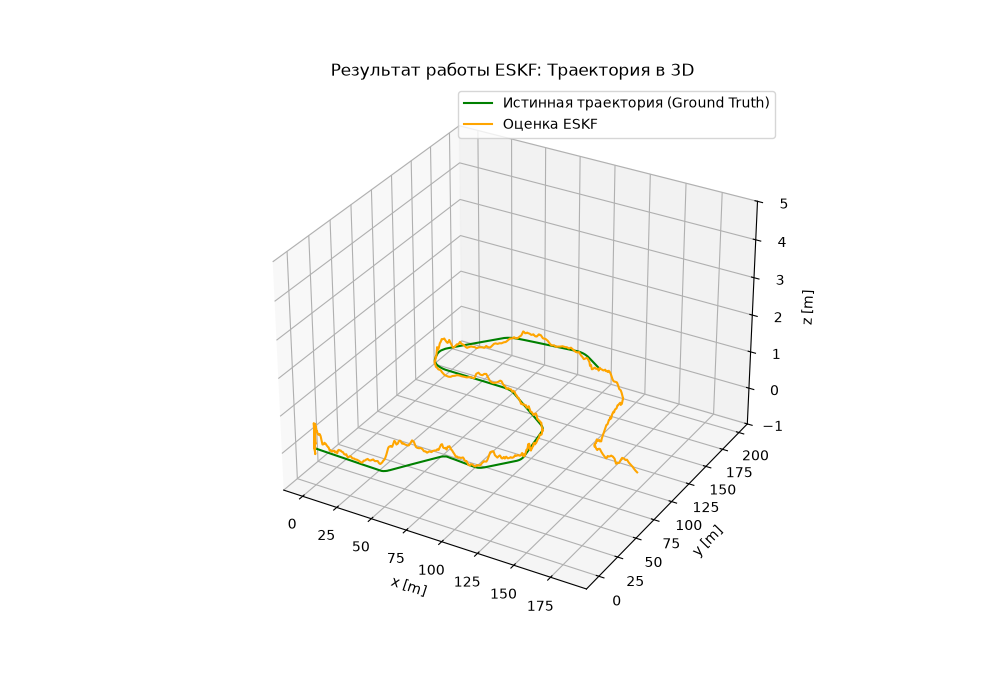

Write Python code to recreate this figure.
import pickle
import numpy as np
from importlib.machinery import SourceFileLoader
import matplotlib.pyplot as plt
from scipy.spatial.transform import Rotation


def get_lidar_data(current_time, lt, threshold=0.1):
    """Поиск индекса измерения Лидара, попавшего в окно синхронизации."""
    for i, time in enumerate(lt):
        if abs(current_time - time) <= threshold:
            return i
    return None


def get_gnss_data(current_time, gnt, threshold=0.1):
    """Поиск индекса измерения GNSS, попавшего в окно синхронизации."""
    # ИСПРАВЛЕНО: Теперь цикл идет строго по массиву gnt (GNSS), а не по лидару
    for i, time in enumerate(gnt):
        if abs(current_time - time) <= threshold:
            return i
    return None


def quaternion_multiply(q1, q2):
    """Умножение двух кватернионов в формате [x, y, z, w]."""
    x1, y1, z1, w1 = q1
    x2, y2, z2, w2 = q2

    w = w1 * w2 - x1 * x2 - y1 * y2 - z1 * z2
    x = w1 * x2 + x1 * w2 + y1 * z2 - z1 * y2
    y = w1 * y2 + y1 * w2 + z1 * x2 - x1 * z2
    z = w1 * z2 + z1 * w2 + x1 * y2 - y1 * x2

    return np.array([x, y, z, w])


def Rot(q):
    """Преобразование кватерниона [x, y, z, w] в матрицу поворота DCM."""
    q = q / np.linalg.norm(q)
    q0, q1, q2, q3 = q[3], q[0], q[1], q[2]
    R = np.array([
        [q0 * q0 + q1 * q1 - q2 * q2 - q3 * q3, 2 * (q1 * q2 - q0 * q3), 2 * (q1 * q3 + q0 * q2)],
        [2 * (q1 * q2 + q0 * q3), q0 * q0 - q1 * q1 + q2 * q2 - q3 * q3, 2 * (q2 * q3 - q0 * q1)],
        [2 * (q1 * q3 - q0 * q2), 2 * (q2 * q3 + q0 * q1), q0 * q0 - q1 * q1 - q2 * q2 + q3 * q3]
    ])
    return R


# Оригинальная динамическая загрузка модулей, требуемая файлом data.py
module_utils = SourceFileLoader("utils", "data/utils.py").load_module()
import data.utils

module_data = SourceFileLoader("data", "data/data.py").load_module()
import data


def run_eskf_simulation():
    """Основная функция для запуска интеграции IMU и фильтрации ESKF."""

    # --- Загрузка бинарных данных симуляции ---
    with open('data/data.pkl', 'rb') as f:
        data_loaded = pickle.load(f)

    gt = data_loaded['gt']
    imu_f = data_loaded['imu_f']
    imu_w = data_loaded['imu_w']
    gnss = data_loaded['gnss']
    lidar = data_loaded['lidar']

    # Параметры калибровки Лидара
    C = np.array([[0.99376, -0.09722, 0.05466],
                  [0.09971, 0.99401, -0.04475],
                  [-0.04998, 0.04992, 0.9975]])
    t = np.array([[0.5], [0.1], [0.5]])

    corrected_lidar = np.array([(np.dot(C, row.reshape(3, 1)) + t).reshape(1, 3)[0] for row in lidar.data])

    # Дисперсии шумов датчиков
    sgm2_acc = 0.01
    sgm2_gyro = 0.01
    sgm2_gnss = 1.0
    sgm2_lidar = 1.0

    g = np.array([[0.0], [0.0], [-9.81]])
    I = np.eye(3)
    L = np.zeros((9, 6))
    L[3:6, 0:3] = I
    L[6:9, 3:6] = I
    P = np.eye(9)

    gnss_timestamps = gnss.t
    lidar_timestamps = lidar.t

    # Инициализация начального состояния по Ground Truth
    r0 = Rotation.from_euler('zyx', np.array([gt.r[0, 2], gt.r[0, 1], gt.r[0, 0]]), degrees=True).as_quat()
    xk = {
        'p': np.array([gt.p[0, 0], gt.p[0, 1], gt.p[0, 2]]).reshape(3, 1),
        'v': np.array([gt.v[0, 0], gt.v[0, 1], gt.v[0, 2]]).reshape(3, 1),
        'q': r0
    }
    xk['q'] = xk['q'] / np.linalg.norm(xk['q'])

    prev_timestamp = imu_f.t[0]
    Pos = [xk['p'].reshape(1, 3)[0]]

    # --- Основной цикл фильтрации ---
    for k, _ in enumerate(imu_f.data):
        timestamp = imu_f.t[k]
        delta_t = timestamp - prev_timestamp
        prev_timestamp = timestamp

        wk_1 = imu_w.data[k].reshape(1, 3)
        fk_1 = imu_f.data[k].reshape(3, 1)

        # 1. Прогноз номинального состояния (Интеграция IMU)
        R_q = Rot(xk['q'])
        xk['p'] = xk['p'] + delta_t * xk['v'] + 0.5 * delta_t ** 2 * (np.dot(R_q, fk_1) + g)
        xk['v'] = xk['v'] + delta_t * (np.dot(R_q, fk_1) + g)
        xk['q'] = quaternion_multiply(xk['q'], Rotation.from_rotvec(wk_1[0] * delta_t).as_quat())
        xk['q'] = xk['q'] / np.linalg.norm(xk['q'])

        # 2. Прогноз матрицы ковариации ошибки P
        Rf = np.dot(R_q, fk_1).T[0]
        a_x = np.array([[0.0, -Rf[2], Rf[1]],
                        [Rf[2], 0.0, -Rf[0]],
                        [-Rf[1], Rf[0], 0.0]])

        F = np.zeros((9, 9))
        F[0:3, 0:3] = I
        F[0:3, 3:6] = I * delta_t
        F[3:6, 3:6] = I
        F[6:9, 6:9] = I
        F[3:6, 6:9] = -1.0 * a_x * delta_t

        G = np.diag([sgm2_acc, sgm2_acc, sgm2_acc,
                     sgm2_gyro, sgm2_gyro, sgm2_gyro]) * delta_t ** 2
        P_pred = np.dot(np.dot(F, P), F.T) + np.dot(np.dot(L, G), L.T)

        # 3. Синхронизация асинхронных датчиков
        lidar_exists = get_lidar_data(timestamp, lidar_timestamps)
        gnss_exists = get_gnss_data(timestamp, gnss_timestamps)

        R_meas, yk, H = None, None, None
        if lidar_exists is not None and gnss_exists is not None:
            H = np.zeros((6, 9))
            H[0:3, 0:3] = I
            H[3:6, 0:3] = I
            R_meas = np.zeros((6, 6))
            R_meas[0:3, 0:3] = I * sgm2_gnss
            R_meas[3:6, 3:6] = I * sgm2_lidar
            yk = np.hstack([gnss.data[gnss_exists], corrected_lidar[lidar_exists]])
        elif lidar_exists is not None:
            H = np.zeros((3, 9))
            H[0:3, 0:3] = I
            R_meas = I * sgm2_lidar
            yk = corrected_lidar[lidar_exists]
        elif gnss_exists is not None:
            H = np.zeros((3, 9))
            H[0:3, 0:3] = I
            R_meas = I * sgm2_gnss
            yk = gnss.data[gnss_exists]
        else:
            print(f"index: {k}, timestamp: {timestamp}")
            print(f"lidar_data: {lidar_timestamps}")
            print(f"gnns_data: {gnss_timestamps}")
            break

        # Вычисление коэффициента усиления Калмана и коррекция
        S = np.dot(np.dot(H, P_pred), H.T) + R_meas
        K = np.dot(np.dot(P_pred, H.T), np.linalg.inv(S))

        state_extracted = np.hstack([xk['p'].reshape(1, 3)[0], xk['v'].reshape(1, 3)[0], xk['q'][0:3]])
        delta_xk = np.dot(K, (yk - np.dot(H, state_extracted)))
        P = P_pred - np.dot(np.dot(K, S), K.T)

        # 4. Вливание ошибки в номинальное состояние (Инжекция)
        xk['p'] = xk['p'] + delta_xk[0:3].reshape(3, 1)
        xk['v'] = xk['v'] + delta_xk[3:6].reshape(3, 1)
        xk['q'] = quaternion_multiply(Rotation.from_rotvec(delta_xk[6:9]).as_quat(), xk['q'])
        xk['q'] = xk['q'] / np.linalg.norm(xk['q'])

        Pos.append(xk['p'].reshape(1, 3)[0])

    # --- 3D Визуализация результатов ---
    Pos = np.array(Pos)
    gt_fig = plt.figure(figsize=(10, 7))
    ax = gt_fig.add_subplot(111, projection='3d')
    ax.plot(gt.p[:, 0], gt.p[:, 1], gt.p[:, 2], c='green', label="Истинная траектория (Ground Truth)")
    ax.plot(Pos[:, 0], Pos[:, 1], Pos[:, 2], c='orange', label="Оценка ESKF")
    ax.set_xlabel('x [m]')
    ax.set_ylabel('y [m]')
    ax.set_zlabel('z [m]')
    ax.set_title('Результат работы ESKF: Траектория в 3D')
    ax.legend()
    ax.set_zlim(-1, 5)
    plt.show()


if __name__ == '__main__':
    run_eskf_simulation()
